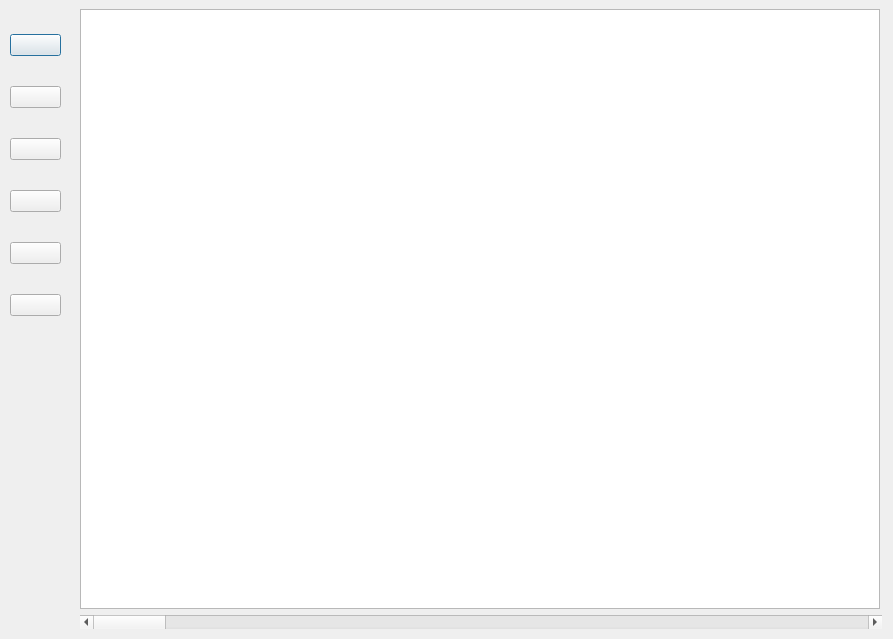
<?xml version="1.0" encoding="UTF-8"?>
<ui version="4.0">
 <class>DialogAbsorption</class>
 <widget class="QDialog" name="DialogAbsorption">
  <property name="windowModality">
   <enum>Qt::ApplicationModal</enum>
  </property>
  <property name="geometry">
   <rect>
    <x>0</x>
    <y>0</y>
    <width>893</width>
    <height>639</height>
   </rect>
  </property>
  <property name="sizePolicy">
   <sizepolicy hsizetype="Fixed" vsizetype="Fixed">
    <horstretch>0</horstretch>
    <verstretch>0</verstretch>
   </sizepolicy>
  </property>
  <property name="windowTitle">
   <string>NSXTool - Absorption Correction</string>
  </property>
  <widget class="QWidget" name="layoutWidget">
   <property name="geometry">
    <rect>
     <x>80</x>
     <y>9</y>
     <width>802</width>
     <height>621</height>
    </rect>
   </property>
   <layout class="QVBoxLayout" name="verticalLayout">
    <item>
     <widget class="QGraphicsView" name="graphicsView">
      <property name="sizePolicy">
       <sizepolicy hsizetype="Fixed" vsizetype="Fixed">
        <horstretch>0</horstretch>
        <verstretch>0</verstretch>
       </sizepolicy>
      </property>
      <property name="minimumSize">
       <size>
        <width>800</width>
        <height>600</height>
       </size>
      </property>
      <property name="verticalScrollBarPolicy">
       <enum>Qt::ScrollBarAlwaysOff</enum>
      </property>
      <property name="horizontalScrollBarPolicy">
       <enum>Qt::ScrollBarAlwaysOff</enum>
      </property>
     </widget>
    </item>
    <item>
     <widget class="QScrollBar" name="horizontalScrollBar">
      <property name="orientation">
       <enum>Qt::Horizontal</enum>
      </property>
     </widget>
    </item>
   </layout>
  </widget>
  <widget class="QWidget" name="layoutWidget1">
   <property name="geometry">
    <rect>
     <x>10</x>
     <y>10</y>
     <width>51</width>
     <height>331</height>
    </rect>
   </property>
   <layout class="QVBoxLayout" name="verticalLayout_2">
    <item>
     <widget class="QPushButton" name="button_openFile">
      <property name="enabled">
       <bool>true</bool>
      </property>
      <property name="toolTip">
       <string>Open ILL *jpr file</string>
      </property>
      <property name="styleSheet">
       <string notr="true"/>
      </property>
      <property name="text">
       <string notr="true"/>
      </property>
      <property name="icon">
       <iconset resource="../../NSXQt.qrc">
        <normaloff>:/resources/openFileIcon.png</normaloff>:/resources/openFileIcon.png</iconset>
      </property>
      <property name="iconSize">
       <size>
        <width>40</width>
        <height>40</height>
       </size>
      </property>
      <property name="flat">
       <bool>false</bool>
      </property>
     </widget>
    </item>
    <item>
     <widget class="QPushButton" name="button_calibrateDistance">
      <property name="enabled">
       <bool>true</bool>
      </property>
      <property name="toolTip">
       <string>Calibrate distance using ruler</string>
      </property>
      <property name="text">
       <string/>
      </property>
      <property name="icon">
       <iconset resource="../../NSXQt.qrc">
        <normaloff>:/resources/IconcalibrateDistance.png</normaloff>:/resources/IconcalibrateDistance.png</iconset>
      </property>
      <property name="iconSize">
       <size>
        <width>40</width>
        <height>40</height>
       </size>
      </property>
     </widget>
    </item>
    <item>
     <widget class="QPushButton" name="button_pickCenter">
      <property name="toolTip">
       <string>Calibrate the pin position</string>
      </property>
      <property name="text">
       <string/>
      </property>
      <property name="icon">
       <iconset resource="../../NSXQt.qrc">
        <normaloff>:/resources/IconpickCenter.png</normaloff>:/resources/IconpickCenter.png</iconset>
      </property>
      <property name="iconSize">
       <size>
        <width>40</width>
        <height>40</height>
       </size>
      </property>
     </widget>
    </item>
    <item>
     <widget class="QPushButton" name="button_pickingPoints">
      <property name="toolTip">
       <string>Add point to the Hull</string>
      </property>
      <property name="text">
       <string/>
      </property>
      <property name="icon">
       <iconset resource="../../NSXQt.qrc">
        <normaloff>:/resources/IconpickingPoints.png</normaloff>:/resources/IconpickingPoints.png</iconset>
      </property>
      <property name="iconSize">
       <size>
        <width>40</width>
        <height>40</height>
       </size>
      </property>
     </widget>
    </item>
    <item>
     <widget class="QPushButton" name="button_removingPoints">
      <property name="toolTip">
       <string>Remove existing points</string>
      </property>
      <property name="text">
       <string/>
      </property>
      <property name="icon">
       <iconset resource="../../NSXQt.qrc">
        <normaloff>:/resources/IconremovingPoints.png</normaloff>:/resources/IconremovingPoints.png</iconset>
      </property>
      <property name="iconSize">
       <size>
        <width>40</width>
        <height>40</height>
       </size>
      </property>
     </widget>
    </item>
    <item>
     <widget class="QPushButton" name="button_triangulate">
      <property name="toolTip">
       <string>Construct convex hull from points</string>
      </property>
      <property name="text">
       <string/>
      </property>
      <property name="icon">
       <iconset resource="../../NSXQt.qrc">
        <normaloff>:/resources/Icontriangulate.png</normaloff>:/resources/Icontriangulate.png</iconset>
      </property>
      <property name="iconSize">
       <size>
        <width>40</width>
        <height>40</height>
       </size>
      </property>
     </widget>
    </item>
   </layout>
  </widget>
 </widget>
 <resources>
  <include location="../../NSXQt.qrc"/>
 </resources>
 <connections/>
</ui>
